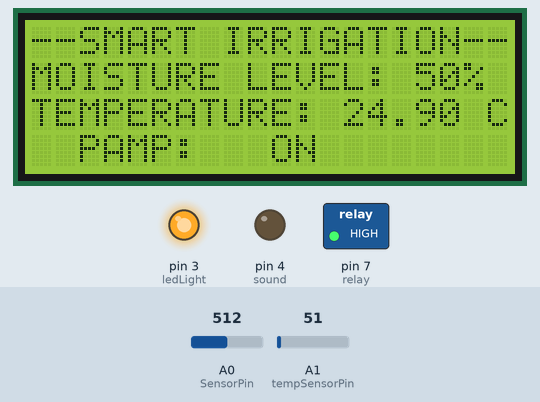
The sketch below on a simulated Arduino Uno, built with avr-gcc and run on an emulated ATmega328P. Shown: 20×4 character LCD, switched loads named in the sketch (green lamp = pin HIGH), output pins drawn as LEDs (lit = HIGH). The test bench sets the inputs (shaded band); at power-on: A1 (tempSensorPin) = 51, A0 (SensorPin) = 512.

Above: at 1.2 s.
1.3 s: A1 (tempSensorPin) set to 75
At 5.7 s:
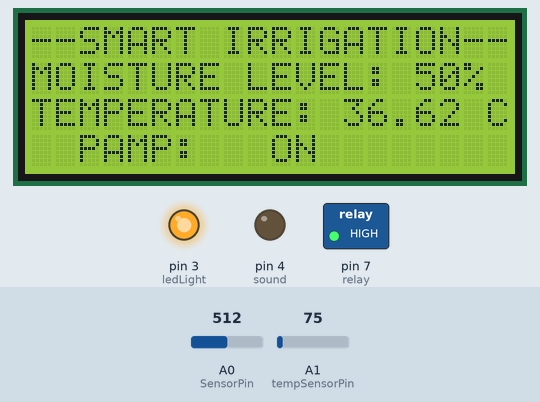
11.5 s: A1 (tempSensorPin) set to 85
At 15.4 s:
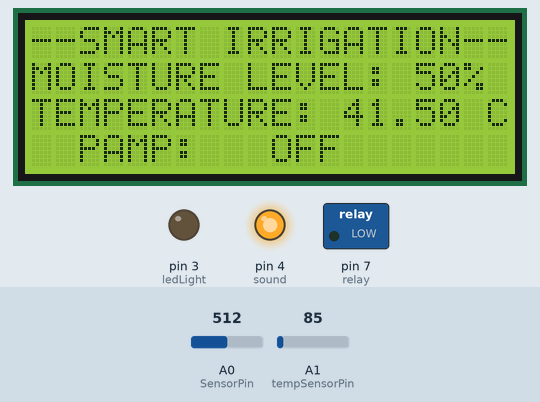
21.6 s: A0 (SensorPin) set to 334
At 26.4 s:
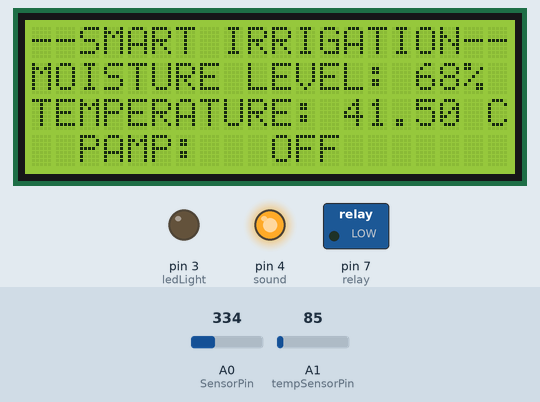
31.6 s: A0 (SensorPin) set to 302
At 36.1 s:
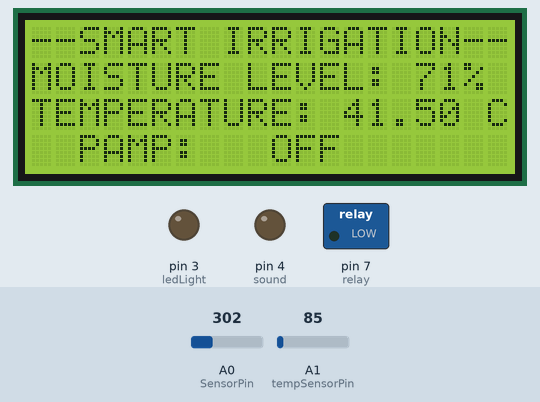
41.6 s: A0 (SensorPin) set to 511
At 45.9 s:
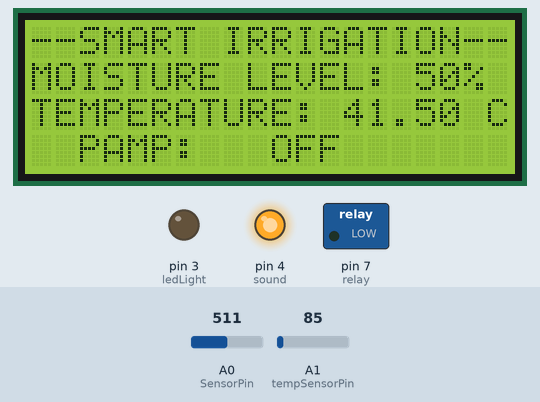
51.6 s: A0 (SensorPin) set to 306
At 55.6 s:
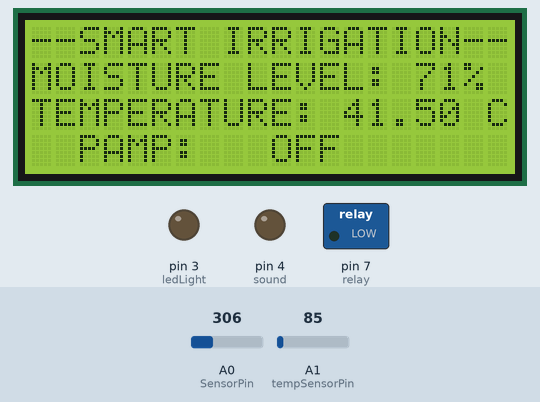
Timing chart, 0 to 57.1 s (numbered marks = the images above; inputs shaded):
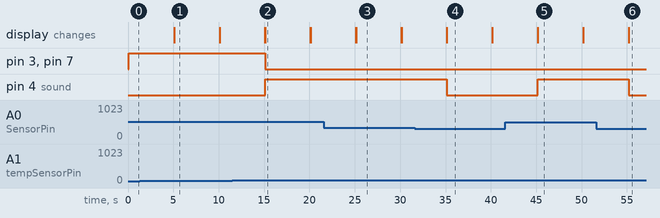

The sketch:

irrigation.ino
```cpp
#include<LiquidCrystal.h>

LiquidCrystal lcd(5,6,8,9,10,11); // RS,E,D4,D5,D6,D7

int SensorPin = A0;
int tempSensorPin = A1;
int relay = 7;
int ledLight = 3;
int sound = 4;
float temp, com = 30;
int pampVal = 0;

void setup() {

  pinMode(relay, OUTPUT);
  digitalWrite(relay, LOW);

  pinMode(sound, OUTPUT);
  digitalWrite(sound, LOW);

  pinMode(ledLight, OUTPUT);
  digitalWrite(ledLight, LOW);

  lcd.begin(20,4);

}

void loop() {
  int SensorValue = analogRead(SensorPin);
  SensorValue = map(SensorValue, 1019, 19, 0, 100);
  float temp = analogRead(tempSensorPin);
  temp = temp*5000/(1024*10);

  lcd.setCursor(0,0);
  lcd.print("--SMART IRRIGATION--");
  lcd.setCursor(0,1);
  lcd.print("MOISTURE LEVEL:");
  lcd.setCursor(0,2);
  lcd.print("TEMPERATURE: ");
  lcd.setCursor(2,3);
  lcd.print("PAMP: ");

  if(SensorValue >= 70)
  {
      lcd.setCursor(16, 1);
      lcd.print(SensorValue);
      lcd.print("%");
      lcd.setCursor(13, 2);
      lcd.print(temp);
      lcd.print(" C");
      lcd.setCursor(10, 3);
      lcd.print("OFF");

      digitalWrite(relay, LOW);
      digitalWrite(ledLight, LOW);
      digitalWrite(sound, LOW);

  }
    else if(SensorValue < 70 && temp < 40)
    {
      lcd.setCursor(16, 1);
      lcd.print(SensorValue);
      lcd.print("%");
      lcd.setCursor(13, 2);
      lcd.print(temp);
      lcd.print(" C");
      lcd.setCursor(10, 3);
      lcd.print("ON");

      digitalWrite(relay, HIGH);
      digitalWrite(ledLight, HIGH);
      digitalWrite(sound, LOW);

    }
    else if(temp >= 40 && SensorValue < 70 )
    {
      lcd.setCursor(16, 1);
      lcd.print(SensorValue);
      lcd.print("%");
      lcd.setCursor(13, 2);
      lcd.print(temp);
      lcd.print(" C");
      lcd.setCursor(10, 3);
      lcd.print("OFF");

      digitalWrite(relay, LOW);
      digitalWrite(ledLight, LOW);
      digitalWrite(sound, HIGH);

    }


  delay(5000);
  lcd.clear();


}
```

Measured:
- the behaviour switches between 81 and 82 on A1 (tempSensorPin) (found by bisection; images 1 and 2)
- the behaviour switches between 320 and 319 on A0 (SensorPin) (found by bisection; images 3 and 4)
- after the input at 1.3 s, the display: first differs from a run without the input after 3.8 s (image 1)
- after the input at 11.5 s, pin 3 (ledLight), pin 7 (relay): HIGH → LOW after 3.6 s; pin 4 (sound): LOW → HIGH after 3.6 s; the display: first differs from a run without the input after 3.6 s (image 2)
- after the input at 21.6 s, the display: first differs from a run without the input after 3.5 s (image 3)
- after the input at 31.6 s, pin 4 (sound): HIGH → LOW after 3.6 s; the display: first differs from a run without the input after 3.6 s (image 4)
- after the input at 41.6 s, pin 4 (sound): LOW → HIGH after 3.6 s; the display: first differs from a run without the input after 3.6 s (image 5)
- after the input at 51.6 s, pin 4 (sound): HIGH → LOW after 3.6 s; the display: first differs from a run without the input after 3.6 s (image 6)
